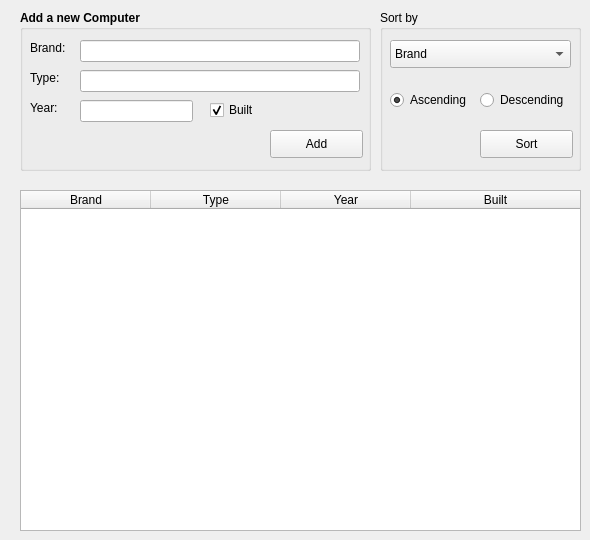
    <widget class="QWidget" name="tbComputers_2">
     <attribute name="title">
      <string>Computers</string>
     </attribute>
     <widget class="QLabel" name="lblBrand">
      <property name="geometry">
       <rect>
        <x>30</x>
        <y>40</y>
        <width>53</width>
        <height>16</height>
       </rect>
      </property>
      <property name="text">
       <string>Brand:</string>
      </property>
     </widget>
     <widget class="QLineEdit" name="edtBrand">
      <property name="geometry">
       <rect>
        <x>80</x>
        <y>40</y>
        <width>280</width>
        <height>22</height>
       </rect>
      </property>
     </widget>
     <widget class="QLabel" name="lblType">
      <property name="geometry">
       <rect>
        <x>30</x>
        <y>70</y>
        <width>53</width>
        <height>16</height>
       </rect>
      </property>
      <property name="text">
       <string>Type:</string>
      </property>
     </widget>
     <widget class="QLineEdit" name="edtYear">
      <property name="geometry">
       <rect>
        <x>80</x>
        <y>100</y>
        <width>113</width>
        <height>22</height>
       </rect>
      </property>
     </widget>
     <widget class="QLineEdit" name="edtType">
      <property name="geometry">
       <rect>
        <x>80</x>
        <y>70</y>
        <width>280</width>
        <height>22</height>
       </rect>
      </property>
     </widget>
     <widget class="QCheckBox" name="cbBuilt">
      <property name="geometry">
       <rect>
        <x>210</x>
        <y>100</y>
        <width>81</width>
        <height>20</height>
       </rect>
      </property>
      <property name="text">
       <string>Built</string>
      </property>
      <property name="checked">
       <bool>true</bool>
      </property>
     </widget>
     <widget class="QLabel" name="lblYear">
      <property name="geometry">
       <rect>
        <x>30</x>
        <y>100</y>
        <width>53</width>
        <height>16</height>
       </rect>
      </property>
      <property name="text">
       <string>Year:</string>
      </property>
     </widget>
     <widget class="QPushButton" name="pbAddC">
      <property name="geometry">
       <rect>
        <x>270</x>
        <y>130</y>
        <width>93</width>
        <height>28</height>
       </rect>
      </property>
      <property name="text">
       <string>Add</string>
      </property>
     </widget>
     <widget class="QGroupBox" name="grpSortC">
      <property name="geometry">
       <rect>
        <x>380</x>
        <y>10</y>
        <width>201</width>
        <height>161</height>
       </rect>
      </property>
      <property name="title">
       <string>Sort by</string>
      </property>
      <widget class="QComboBox" name="cmbComputers">
       <property name="geometry">
        <rect>
         <x>10</x>
         <y>30</y>
         <width>181</width>
         <height>28</height>
        </rect>
       </property>
       <item>
        <property name="text">
         <string>Brand</string>
        </property>
       </item>
       <item>
        <property name="text">
         <string>Type</string>
        </property>
       </item>
       <item>
        <property name="text">
         <string>Year</string>
        </property>
       </item>
       <item>
        <property name="text">
         <string>Built</string>
        </property>
       </item>
      </widget>
      <widget class="QRadioButton" name="rbAscC">
       <property name="geometry">
        <rect>
         <x>10</x>
         <y>80</y>
         <width>95</width>
         <height>20</height>
        </rect>
       </property>
       <property name="text">
        <string>Ascending</string>
       </property>
       <property name="checked">
        <bool>true</bool>
       </property>
      </widget>
      <widget class="QRadioButton" name="rbDescC">
       <property name="geometry">
        <rect>
         <x>100</x>
         <y>80</y>
         <width>95</width>
         <height>20</height>
        </rect>
       </property>
       <property name="text">
        <string>Descending</string>
       </property>
      </widget>
      <widget class="QPushButton" name="pbSortC">
       <property name="geometry">
        <rect>
         <x>100</x>
         <y>120</y>
         <width>93</width>
         <height>28</height>
        </rect>
       </property>
       <property name="text">
        <string>Sort</string>
       </property>
      </widget>
     </widget>
     <widget class="QGroupBox" name="groupBox_3">
      <property name="geometry">
       <rect>
        <x>20</x>
        <y>10</y>
        <width>351</width>
        <height>161</height>
       </rect>
      </property>
      <property name="font">
       <font>
        <weight>75</weight>
        <bold>true</bold>
       </font>
      </property>
      <property name="title">
       <string>Add a new Computer</string>
      </property>
      <widget class="QPushButton" name="btnClearComputer">
       <property name="geometry">
        <rect>
         <x>370</x>
         <y>530</y>
         <width>93</width>
         <height>28</height>
        </rect>
       </property>
       <property name="font">
        <font>
         <weight>50</weight>
         <bold>false</bold>
         <underline>false</underline>
        </font>
       </property>
       <property name="text">
        <string>Clear</string>
       </property>
      </widget>
     </widget>
     <widget class="QTableWidget" name="tableComputer">
      <property name="geometry">
       <rect>
        <x>20</x>
        <y>190</y>
        <width>561</width>
        <height>341</height>
       </rect>
      </property>
      <property name="editTriggers">
       <set>QAbstractItemView::NoEditTriggers</set>
      </property>
      <property name="showGrid">
       <bool>true</bool>
      </property>
      <property name="sortingEnabled">
       <bool>true</bool>
      </property>
      <attribute name="horizontalHeaderDefaultSectionSize">
       <number>130</number>
      </attribute>
      <attribute name="horizontalHeaderStretchLastSection">
       <bool>true</bool>
      </attribute>
      <column>
       <property name="text">
        <string>Brand</string>
       </property>
      </column>
      <column>
       <property name="text">
        <string>Type</string>
       </property>
      </column>
      <column>
       <property name="text">
        <string>Year</string>
       </property>
      </column>
      <column>
       <property name="text">
        <string>Built</string>
       </property>
      </column>
     </widget>
     <zorder>groupBox_3</zorder>
     <zorder>lblBrand</zorder>
     <zorder>edtBrand</zorder>
     <zorder>lblType</zorder>
     <zorder>edtYear</zorder>
     <zorder>edtType</zorder>
     <zorder>cbBuilt</zorder>
     <zorder>lblYear</zorder>
     <zorder>pbAddC</zorder>
     <zorder>grpSortC</zorder>
     <zorder>tableComputer</zorder>
    </widget>
